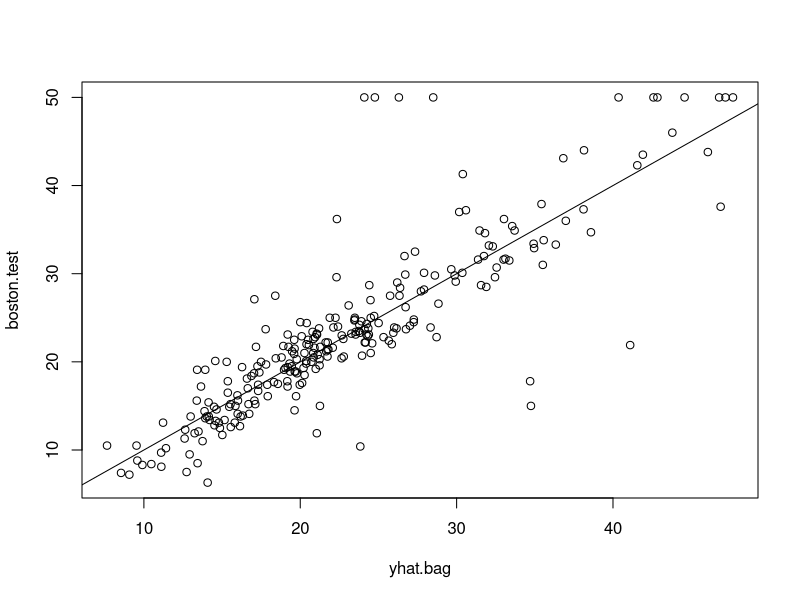
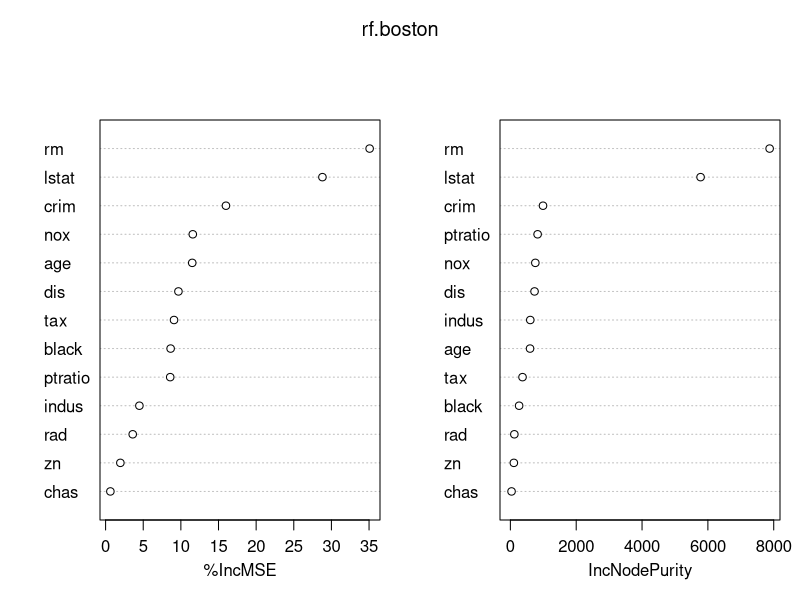

These figures' R source, in order:
################################################
###  LAB 8.3.3 - Bagging and Random Forests  ###
################################################




# Start by clearing your global environment and removing any variables from your workspace.
rm(list=ls())


# Define a function that will install packages needed for lab that are missing or will load required packages if they are already installed.
installIfAbsentAndLoad <- function(neededVector) {
  for(thispackage in neededVector) {
    if( ! require(thispackage, character.only = T) )
    { install.packages(thispackage)}
    require(thispackage, character.only = T)
  }
}


# 'needed' is a vector of strings that contains package names needed for this lab.
needed <- c("randomForest", "MASS")
# The MASS package contains Boston data , and the randomForest package is needed to perform random forests and bagging.

installIfAbsentAndLoad(needed)  # Call our function and pass our vector of needed package names as an argument.




##########################################
####           OVERVIEW               ####
##########################################
# Bagging#
## Can be used for Regression or Classification to reduce variance of learning method (model fit)

## Known as Bootstrap Aggregation --> The Bootstrap method resamples data with replacement (see page 187)
## 1) Take different samples from same training data set.
## 2) Train learning method on bootstrapped training sets 
## 3) Average all your predictions (regression) or find class predicted that is majority (classification)
## Note: m = p, where m is number of predictors selected at each split and p is total number of predictors.


# Random Forests #
# Strong predictors cause predictions from bagged trees to be highly correlated. 
# To prevent this, randomly select m predictors at each decision tree split (criteria for how you partition data set) 
# m = sqrt(p)  where p is # of predictors


# Goals of Lab:
# 1) Practice using random forest and bagging methods on actual data set in R
# 2) Compare results from methods
# 3) Become confident coding Tree-Based Methods


set.seed(1) # sets the seed for R's random number generator (makes results reproducible)


# Our data set is a dataframe of housing values in Boston Suburbs.

Boston

train <- sample(1:nrow(Boston), nrow(Boston)/2) # sample(data from which to choose, number of items to choose)
                                                # sample(x, size, replace = FALSE, prob = NULL

boston.test <- Boston[-train, "medv"] # We're trying to assess model performance at predicting medv(median value of owner-occupied homes in \$1000s.)
                                      



# We use the randomForest function for bagging as well. Only difference is what value m or mtry is. (Bagging m = p)
bag.boston <- randomForest(medv~.,data=Boston,subset=train,mtry=13,importance=TRUE) 
bag.boston

#(formula describing model fitted, 
#data = data frame containing variables in model, 
#subset = which rows to be used,
#mtry = 13 is # of predictors randomly sampled at each split,
#importance = assesses importance of predictors)



# predict will determine values for our response variable based on our model fit.
yhat.bag <- predict(bag.boston,newdata=Boston[-train,])  # predict(model fit used, newdata = all values from original data set not in train set)
plot(yhat.bag, boston.test)  # Shows relationship of yhat.bag (predictions using bagging) against boston test set
abline(0,1)
mean((yhat.bag-boston.test)^2)  # Calculates the Mean Squared Error for Test Set


#How do we change the number of trees to grow?  
# We specify ntree = # of trees


bag.boston <- randomForest(medv~.,data=Boston,subset=train,mtry=13,ntree=25)
yhat.bag <- predict(bag.boston,newdata=Boston[-train,])
mean((yhat.bag-boston.test)^2)

# What happens if we change the number of trees? 

# Can improve your model, but after a while will increase computation time.
# Ideally we want enough trees to predict all of our observations


# Default uses p/3  for regression trees and sqrt(p) for classification trees.
# Default shows mtry = 4 --> 13/3 is approximately equal to 4
rf.boston <- randomForest(medv~.,data=Boston,subset=train,importance=TRUE)
rf.boston$mtry

# Book changed mtry or m = 13 to mtry = 6 for our random forest (appears arbitrary)
rf.boston <- randomForest(medv~.,data=Boston,subset=train, mtry= 6, importance=TRUE)
yhat.rf <- predict(rf.boston,newdata=Boston[-train,])
mean((yhat.rf-boston.test)^2)  # Random Forest MSE is lower than Bagging MSE --> yielded improvement

# View importance of each variable
importance(rf.boston)

# %IncMSE is based upon the mean decrease of accuracy in predictions on out of bag samples when given variables are not part of model
# Note: Each bagged tree uses around 2/3 of observations. Remaining 1/3 not used to fit a tree are called out-of-bag (OOB) observations.

#IncNodePurity is the total decrease in node impurity from decision splits over each specified predictor, averaged over all trees.


# Visualizes measures from importance function (%IncMSE and IncNodePurity) for each variable
varImpPlot(rf.boston)

#Note: higher %IncMSE means variable is more important
# rm and lstat are most important variables

